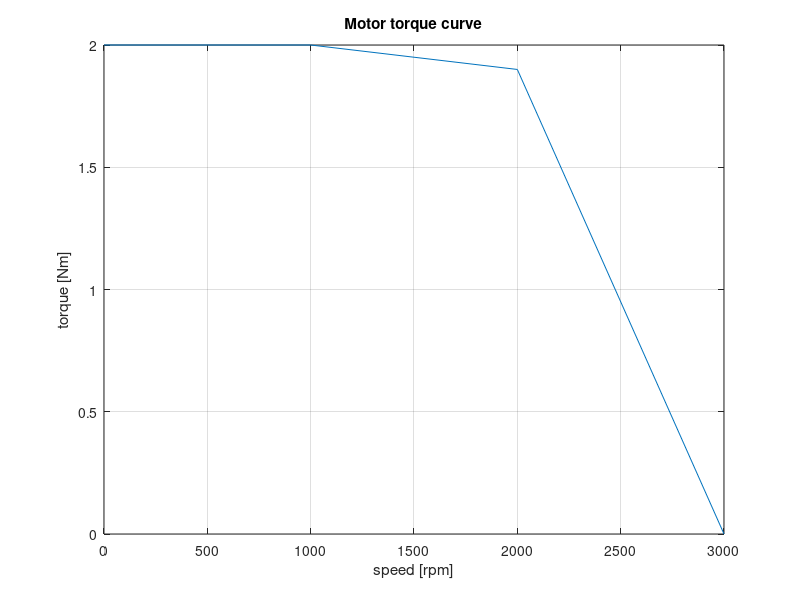

Write MATLAB code to recreate this figure.
% Single axis example
clc; clear all; close all;

%% Parameters
% Base
lb = 500; % mm
wb = 25; 
tb = 15;

% Cursor
t = tb;
w = wb;
l = w;

%% Motor torque curve

w_m = [0, 1000, 2000, 3000]; % [rpm]
t_m = [1, 1, 0.95, 0] * 2; % [Nm]

figure
plot(w_m, t_m)
grid on
title("Motor torque curve")
xlabel("speed [rpm]")
ylabel("torque [Nm]")

